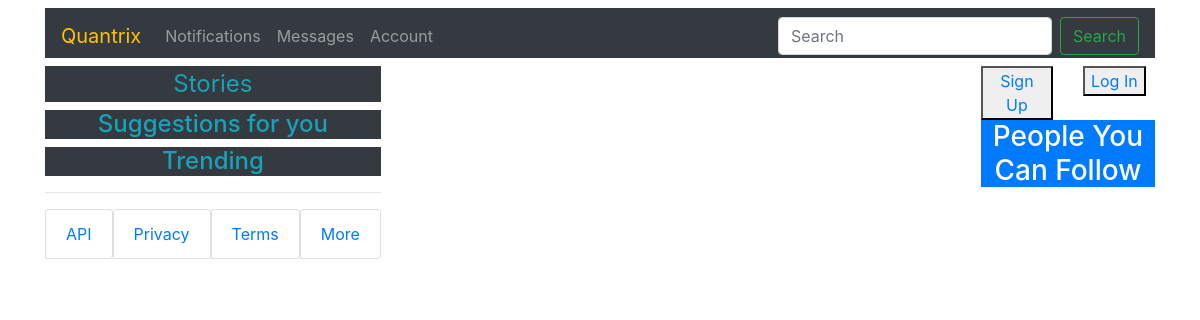
The page /index on the database as committed earlier.
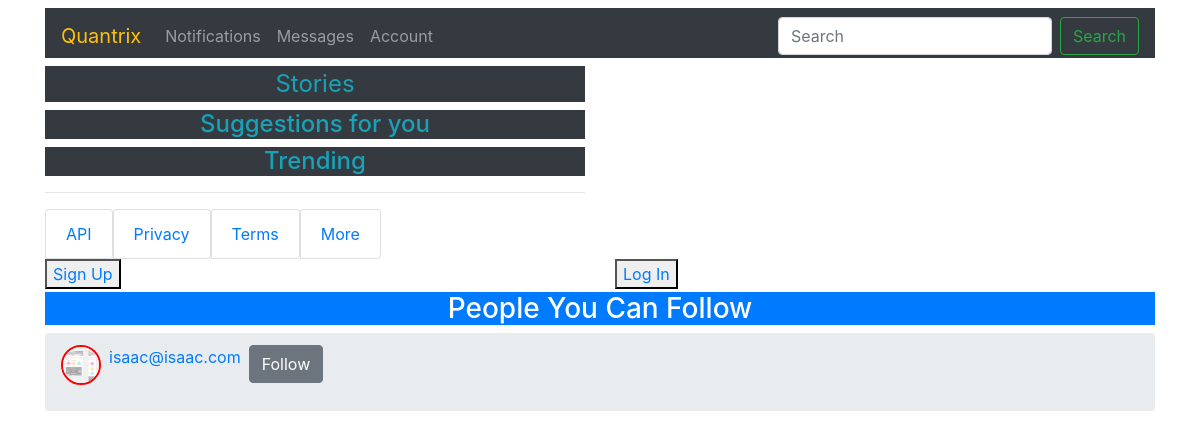
The same page on the database as committed later.
### quandromy/database.py (models this page shows, shortened)
class User(db.Model, UserMixin): #The users mixing class helps in user management. We inherit the "is_authenticated" method from here
    __tablename__ = 'users'
    id = db.Column(db.Integer, primary_key = True)
    fullname = db.Column(db.String(100), nullable = False)
    username = db.Column(db.String(20), unique = True, nullable = False, index = True)
    role_id = db.Column(db.Integer, db.ForeignKey('roles.id'))
    email = db.Column(db.String(120), unique = True, nullable = False, index = True)
    country = db.Column(db.String(200))
    about_me = db.Column(db.Text())
    member_since = db.Column(db.DateTime(), default=datetime.utcnow)
    last_seen = db.Column(db.DateTime(), default=datetime.utcnow)
    image_file = db.Column(db.String(20), nullable = False, default = 'default.png')
    password = db.Column(db.String(60), nullable = False)
    Post = db.relationship('Post', backref = 'author', lazy = 'dynamic')
    followed = db.relationship('Follow',
                               foreign_keys=[Follow.follower_id],               #SQLAlchemy cannot use the association table transparently because that will not give
                               backref=db.backref('follower', lazy='joined'),   #the application access to the custom fields in it. Instead, the many-to-many relationship
                               lazy='dynamic',                                  #must be decomposed into the two basic one-to-many relationships for the left
                               cascade='all, delete-orphan')                    #and right sides, and these must be defined as standard relationships.
    followers = db.relationship('Follow',
                                foreign_keys=[Follow.followed_id],
                                backref=db.backref('followed', lazy='joined'),
                                lazy='dynamic',
                                cascade='all, delete-orphan')
    comments = db.relationship('Comment', backref='author', lazy='dynamic')

### quandromy/main/routes.py (the view)
@main.route('/',  methods = ["GET", "POST"])
@main.route("/index", methods = ["GET", "POST"])
def index():
    Users = User.query.all()
    posts = Post.query.order_by(Post.date_posted.desc()).all()
    return render_template('main/home3.html', posts = posts, Users= Users)

### quandromy/main/__init__.py (called while the page is built)
@main.app_context_processor
def inject_permissions():
    return dict(Permission=Permission)

### quandromy/templates/main/home3.html (shortened to what this page needs)
{% extends 'base.html'%}
{% block div %}
  <div class="row">
      <div class="col">
        <legend class="text-info text-center bg-dark">Stories</legend>
        <h4 class="text-info text-center bg-dark">Suggestions for you</h4>
        <h4 class="text-info text-center bg-dark">Trending</h4>
        <hr>
        <div class="footer1">
            <section>
                <ul class="list-group list-group-horizontal-sm">
                      <a href="{{url_for('main.api_page')}}"><li class="list-group-item">API</li></a>
                      <a href="#"><li class="list-group-item">Privacy</li></a>
                      <a href="#"><li class="list-group-item">Terms</li></a>
                      <a href="#"><li class="list-group-item">More</li></a>
                </ul>
            </section>
        </div>
      </div>
      <div class="col-6">
      </div>
      <div class="col">
        <div class = 'row'>
            <div class="col"><button><a href="{{url_for('users.register')}}">Sign Up</a></button></div>
            <div class="col"><button><a href="{{url_for('users.login')}}">Log In</a></button></div>
        </div>
        <h3 class="text-white text-center bg-primary">People You Can Follow</h3>
        <div class="">
          {% for user in Users %}
          <div id = 'list-example' class="">
            <ol class="breadcrumb">
                <img src="{{url_for('static', filename = 'img/' + user.image_file)}}" class="card-img-top my-img mb-2 img1" alt="...">
                <a class="ml-2 mr-2" href="#">{{user.username}}</a>
                <br>
          <form class="" action="" method="POST" enctype="multipart/form-data">
            <div class="form-group">
              <a href="{{url_for('users.follow', user_id=user.id)}}" class="btn btn-secondary btn-xs">Follow</a>
            </div>
          </form>
          </ol>
          </div>
          {% endfor %}
        </div>
      </div>
  </div>
{% endblock %}

### quandromy/templates/base.html (shortened to what this page needs)
<!doctype html>
<html lang="en">
  <head>
    <link rel="stylesheet" href="https://stackpath.bootstrapcdn.com/bootstrap/4.4.1/css/bootstrap.min.css">
    <link rel="stylesheet" type="text/css" href="{{url_for('static', filename = 'styles/main.css')}}">
  </head>
  <nav class="container sticky-top navbar navbar-expand-lg navbar-dark bg-dark mb-2 mt-2">
    <a class="navbar-brand text-warning" href="{{url_for('main.index')}}" >Quantrix</a>
<div class="collapse navbar-collapse" id="navbarSupportedContent">
  <ul class="navbar-nav mr-auto">
    {% if current_user.is_authenticated %}
        <li class="nav-item">
          <a class="nav-link" href="{{url_for('users.logout')}}">Logout</a>
        </li>
        <li class="nav-item">
          <a class="nav-link" href="{{url_for('users.account')}}"><i class="far fa-user"></i></a>
        </li>
        <li class="nav-item">
          <a class="nav-link" href="{{url_for('posts.new_post')}}">New Post</a>
        </li>
        <li class="nav-item">
          <img class="rounded-circle account-img my-img mr-sm-2" src="{{url_for('static', filename = 'img/' + current_user.image_file)}}" alt="profile pic">
        </li>
    {% else %}
        <li class="nav-item">
          <a class="nav-link" href="#">Notifications</a>
        </li>
        <li class="nav-item">
          <a class="nav-link" href="#">Messages</a>
        </li>
        <li class="nav-item">
          <a class="nav-link" href="#">Account</a>
        </li>
    {% endif %}
  </ul>
  <form class="form-inline my-2 my-lg-0">
    <input class="form-control mr-sm-2" type="search" placeholder="Search" aria-label="Search">
    <button class="btn btn-outline-success my-2 my-sm-0" type="submit">Search</button>
  </form>
</div>
</nav>
  <body class = "container">
    {% block div %}{% endblock %}
  </body>
</html>

### quandromy/static/styles/main.css (style rules this page uses)
.my-img { width: 40px; height: 40px; box-sizing: border-box; background-clip: content-box; rgba(0,0,0,0); border-radius: 50%; border: 2px solid red; position: relative; overflow: hidden; }
.navbar { padding-bottom: 2px; }

Rows that differ between the two databases and show on the page:
added User: image_file (placeholder picture), username "isaac@isaac.com"
